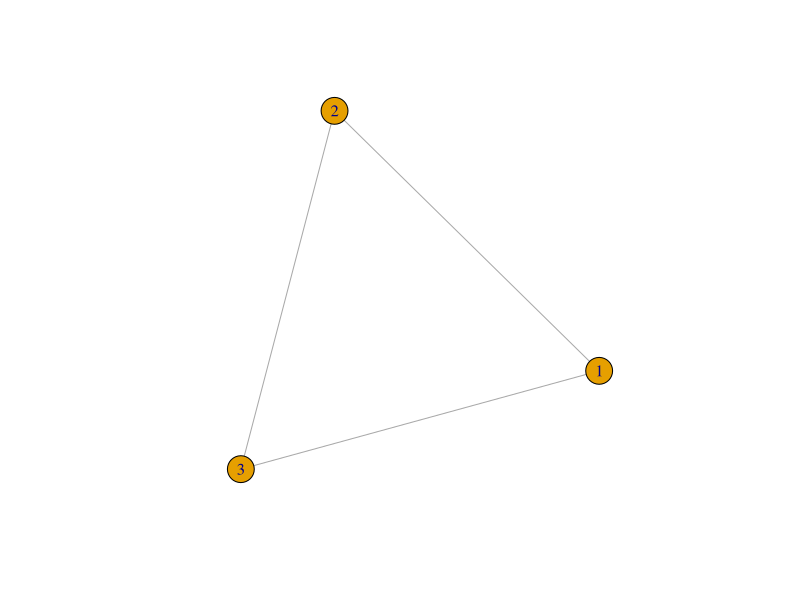
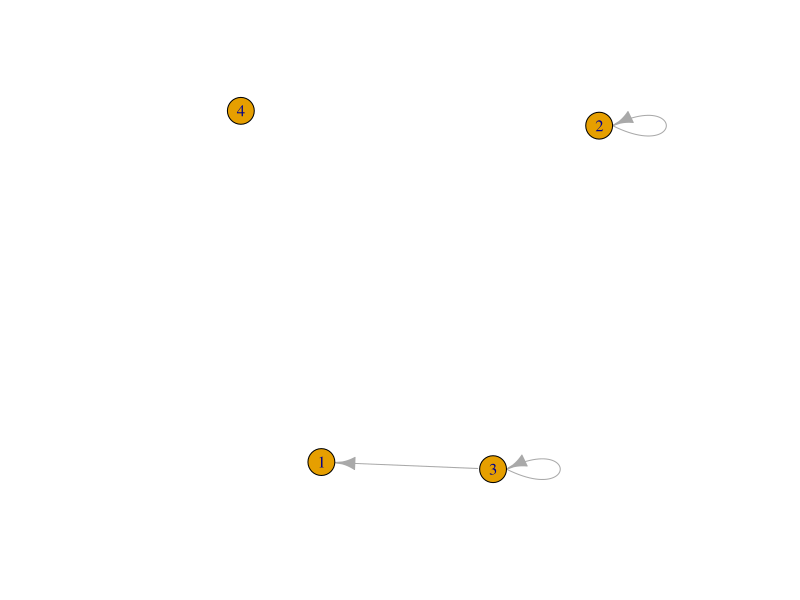
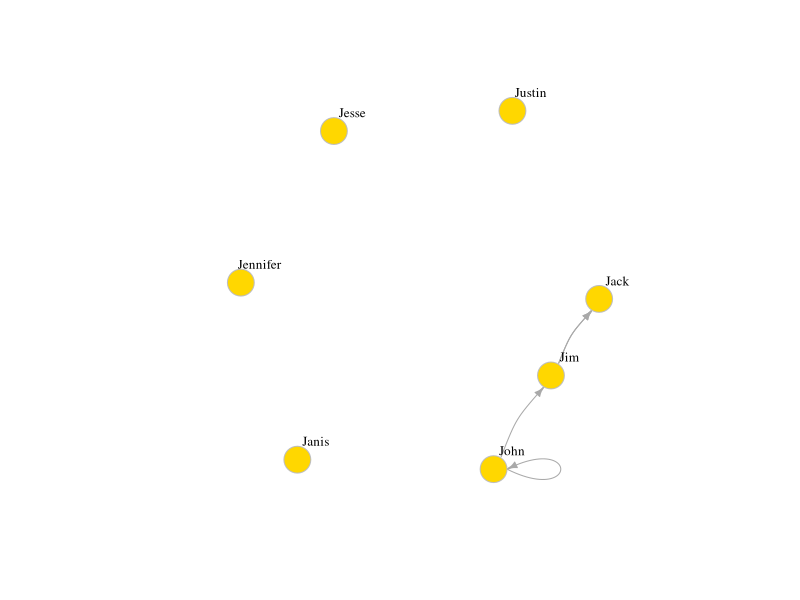
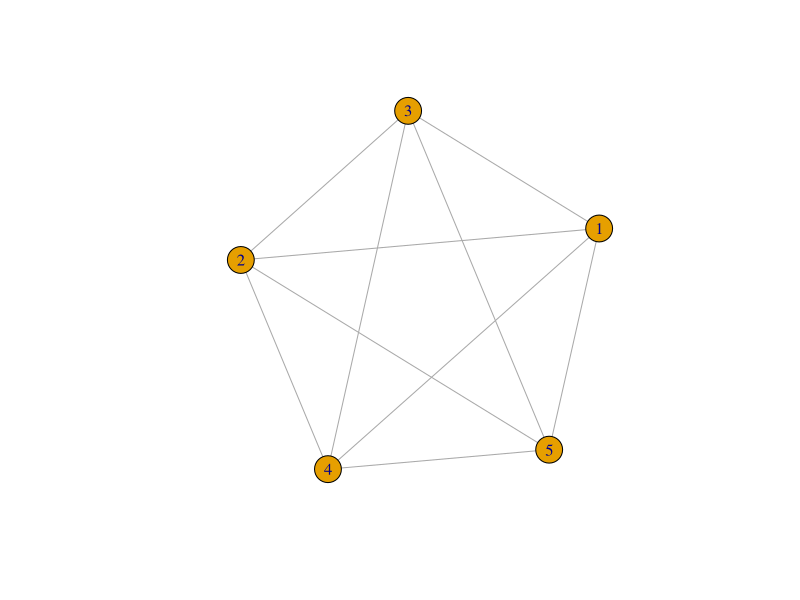
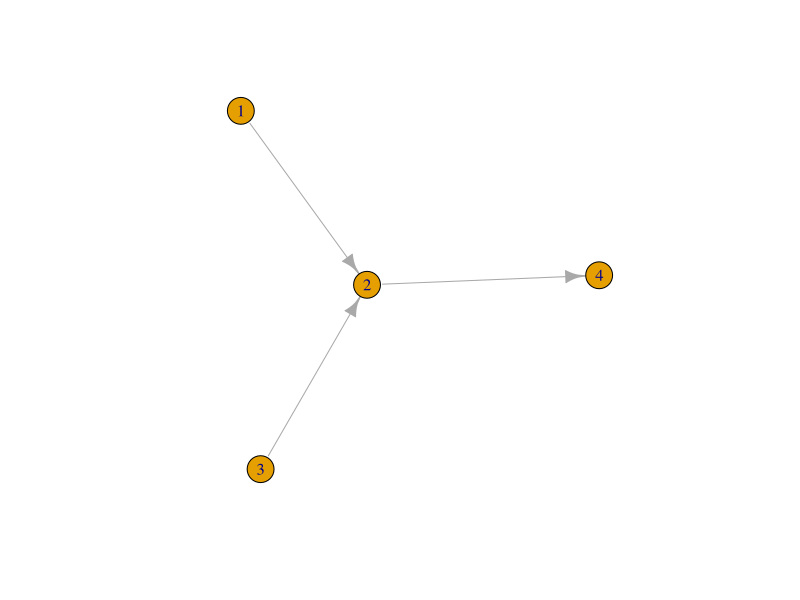
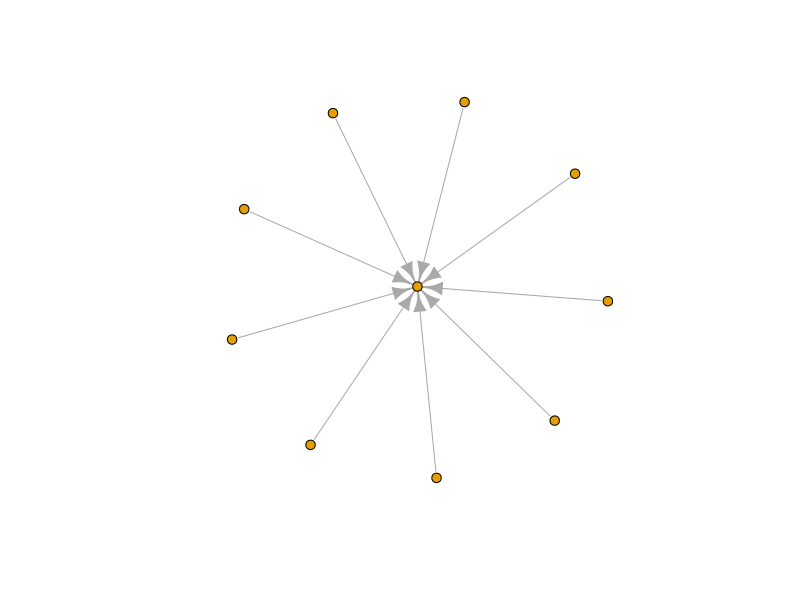

Write R code to recreate these figures, in order.
## ---- chunk 1
library(igraph) # Load the igraph package
g1 <- graph( edges=c(1,2, 2,3, 3, 1), n=3, directed=F ) 
plot(g1) # A simple plot of the network 
## ---- chunk 2
# Now with 10 vertices, and directed by default:

g2 <- graph(edges=c(2,2, 3,3, 3, 1), n=4 )

plot(g2) 
## ---- chunk 3
g4 <- graph( c("John", "Jim", "Jim", "Jack", "Jim", "Jack", "John", "John"), 

             isolates=c("Jesse", "Janis", "Jennifer", "Justin") )  

# In named graphs we can specify isolates by providing a list of their names.



plot(g4, edge.arrow.size=.5, vertex.color="gold", vertex.size=15, 

     vertex.frame.color="gray", vertex.label.color="black",

     vertex.label.cex=0.8, vertex.label.dist=2, edge.curved=0.2) 
## ---- chunk 4
g<-graph.full(n=5, directed = FALSE, loops = FALSE)

plot(g)
get.edgelist(g)
## ---- chunk 5
edges <- c(1,2, 3,2, 2,4)
g<-graph(edges, n=max(edges), directed=TRUE)
plot(g)
## ---- chunk 6
make_full_graph(5)
print_all(make_full_graph(4, directed = F))
## ---- chunk 7
st <- make_star(10)
plot(st, vertex.size=5, vertex.label=NA)
